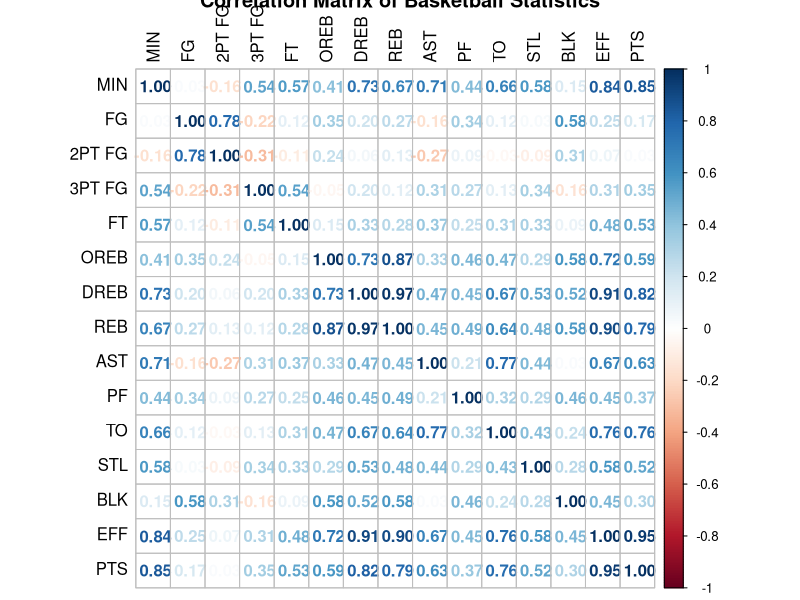
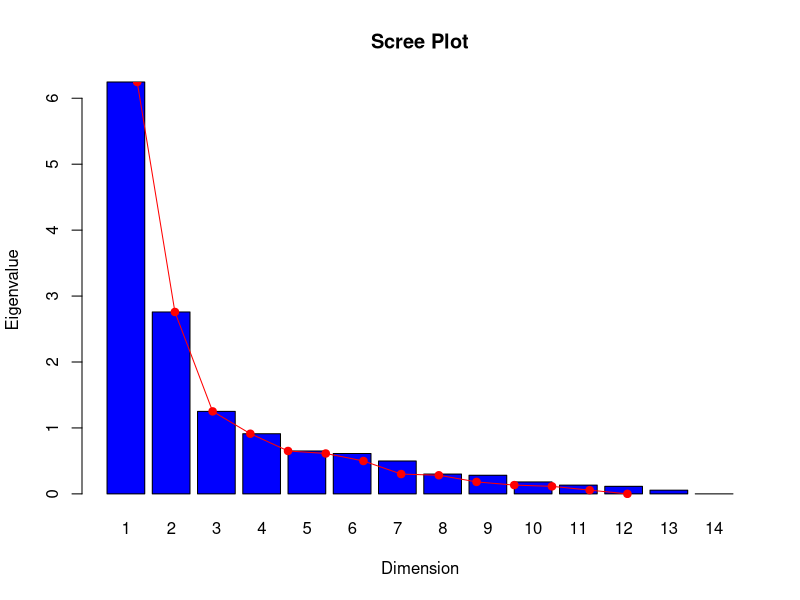
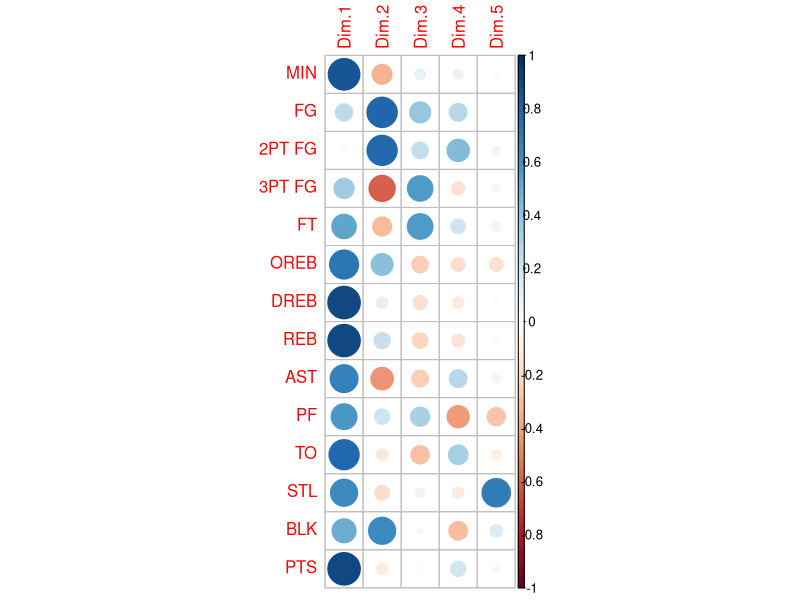
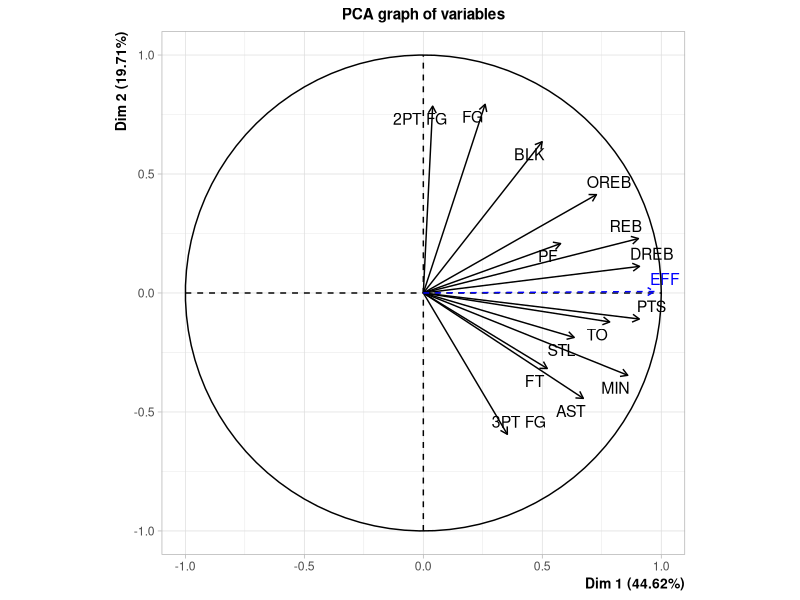
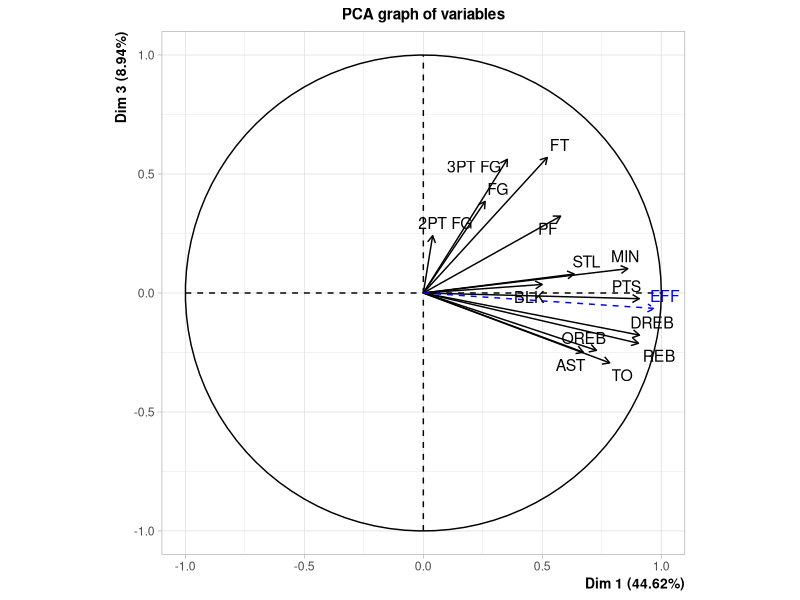
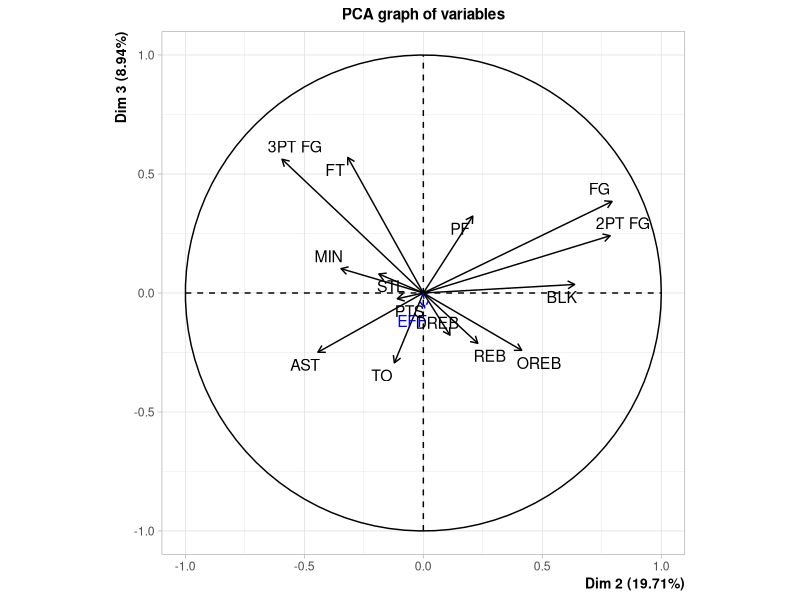
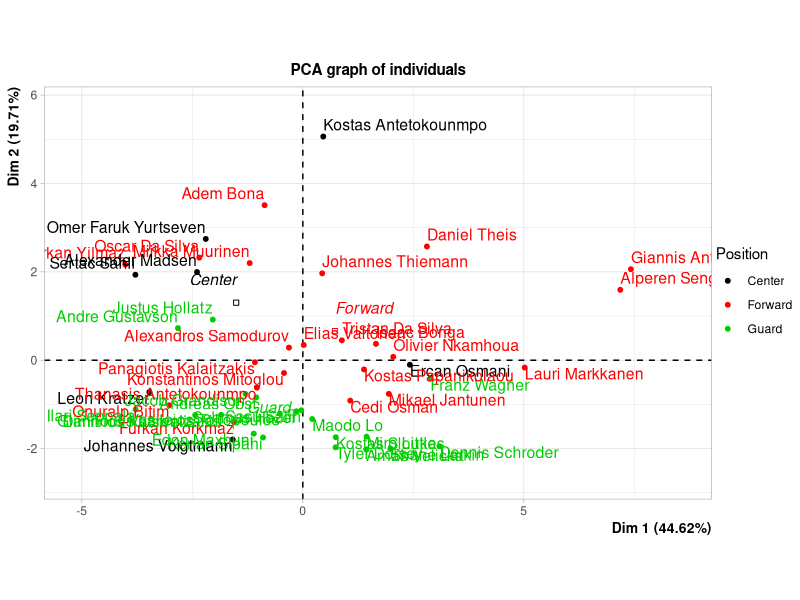
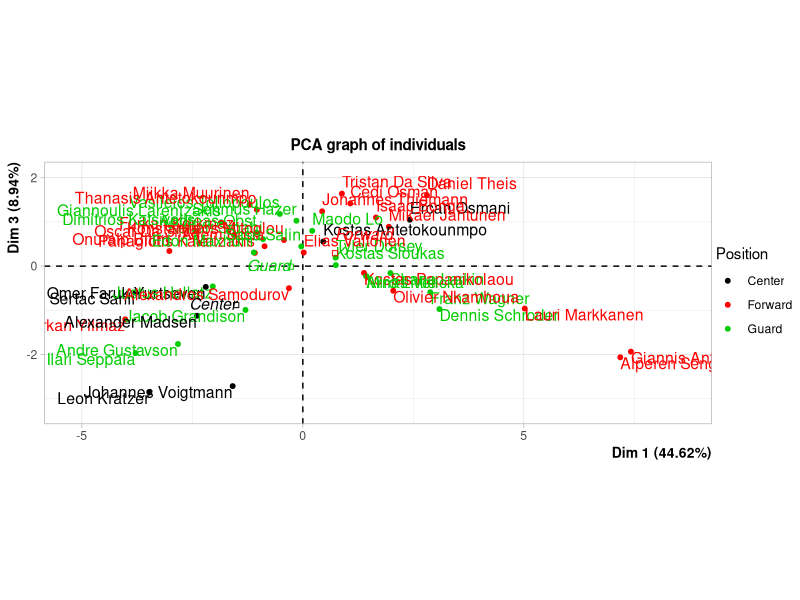

Recreate these plots in R, in order. (Note: this script raises an error after producing the figures.)
## ---- chunk 1
options(contrasts=c("contr.treatment","contr.treatment"))

if(!is.null(dev.list())) dev.off()
rm(list = ls())

library(readxl)
library(corrplot)
library(FactoMineR)
library(cluster)
library(ggplot2)
## ---- chunk 2
df <- read_excel("data_Eurobasket_2025.xlsx")

df <- as.data.frame(df)

rownames(df) <- df$PLAYER

df <- df[,-1] # remove player column after setting it as a rowname
## ---- chunk 3
summary(df)

df$Team <- as.factor(df$Team)

df$Position <- as.factor(df$Position)

str(df)
## ---- chunk 4
requested_var <- c("Position", "MIN", "FG", "2PT FG", "3PT FG", "FT", "OREB", "DREB", "REB", "AST", "PF", "TO", "STL", "BLK", "EFF", "PTS")

df_subset <- df[,requested_var]

cor_matrix <- cor(df_subset[,-1])

corrplot(cor_matrix, method = "number", tl.col = "black", title = "Correlation Matrix of Basketball Statistics")
## ---- chunk 5
eff_idx <- which(colnames(df_subset) == "EFF")
pos_idx <- which(colnames(df_subset) == "Position")

res.pca <- PCA(df_subset,
           scale.unit = TRUE,
           quali.sup  = pos_idx,
           quanti.sup = eff_idx,
           graph = FALSE)
## ---- chunk 6
res.pca$eig

barplot(res.pca$eig[,1], names.arg = 1:14, main = "Scree Plot", xlab = "Dimension", ylab = "Eigenvalue", col = "blue")
lines(res.pca$eig[,1], type = "o", col = "red", pch = 19)

res.pca$var$coord
corrplot(res.pca$var$coord)
## ---- chunk 7
plot.PCA(res.pca, choix = "var", axes = c(1, 2))
plot.PCA(res.pca, choix = "var", axes = c(1, 3))
plot.PCA(res.pca, choix = "var", axes = c(2, 3))
## ---- chunk 8
# Color individuals by Position for interpretation (habillage = col index of the qualitative sup variable)
plot.PCA(res.pca, choix = "ind", axes = c(1, 2), habillage = 1)
plot.PCA(res.pca, choix = "ind", axes = c(1, 3), habillage = 1)
plot.PCA(res.pca, choix = "ind", axes = c(2, 3), habillage = 1)
## ---- chunk 9
ds_eu <- dist(scale(df_subset[,-1]), method = "euclidean")

res.mds.eu <- cmdscale(ds_eu, eig = TRUE, k = 2)

res.mds.eu$GOF
res.mds.eu$eig

plot(1:length(res.mds.eu$eig), res.mds.eu$eig, 
     type = "b",
     xlab = "Dimension", 
     ylab = "Eigenvalue",
     main = "Scree Plot")


x <- res.mds.eu$points[,1]
y <- res.mds.eu$points[,2]
plot(x, y, xlab="Coordinate 1", ylab="Coordinate 2",
     main="Individual plot using the first two coordinates with Euclidian distance", type="n")
text(x, y, labels = row.names(df_subset), cex=.7)


# Rotation to align with the PCA
rot_mat <- matrix(c(-1, 0, 0, -1), nrow = 2, byrow = TRUE)
eu_rot <- res.mds.eu$points %*% rot_mat

x <- eu_rot[,1]
y <- eu_rot[,2]
plot(x, y, xlab="Coordinate 1", ylab="Coordinate 2",
     main="Individual plot using the first two coordinates with rotation and Euclidian distance", type="n")
text(x, y, labels = row.names(df_subset), cex=.7)
## ---- chunk 10
ds_gw <- daisy(df_subset, metric = "gower")

res.mds.gw <- cmdscale(ds_gw, eig = TRUE, k = 2)

res.mds.gw$GOF
res.mds.gw$eig

plot(1:length(res.mds.gw$eig), res.mds.gw$eig, 
     type = "b",
     xlab = "Dimension", 
     ylab = "Eigenvalue",
     main = "Scree Plot")

## ---- chunk 11
x <- res.mds.gw$points[,1]
y <- res.mds.gw$points[,2]
plot(x, y, xlab="Coordinate 1", ylab="Coordinate 2",
     main="Individual plot using the first two coordinates with Gower distance", type="n")
text(x, y, labels = row.names(df_subset), cex=.7)


# Rotation to align with the PCA
rot_mat <- matrix(c(-1, 0, 0, 1), nrow = 2, byrow = TRUE)
gw_rot <- res.mds.gw$points %*% rot_mat

x <- gw_rot[,1]
y <- gw_rot[,2]
plot(x, y, xlab="Coordinate 1", ylab="Coordinate 2",
     main="Individual plot using the first two coordinates with rotation and Gower distance", type="n")
text(x, y, labels = row.names(df_subset), cex=.7)
## ---- chunk 12
# Euclidian df
mds_eu_coords <- as.data.frame(eu_rot)
colnames(mds_eu_coords) <- c("Dim1", "Dim2")
mds_eu_coords$Player <- rownames(df_subset)
mds_eu_coords$Position <- df_subset$Position
mds_eu_coords$EFF <- df_subset$EFF
mds_eu_coords$PTS <- df_subset$PTS
mds_eu_coords$MIN <- df_subset$MIN
mds_eu_coords$`3PT FG` <- df_subset$`3PT FG`
mds_eu_coords$`2PT FG` <- df_subset$`2PT FG`

# Gower df
mds_gw_coords <- as.data.frame(gw_rot)
colnames(mds_gw_coords) <- c("Dim1", "Dim2")
mds_gw_coords$Player <- rownames(df_subset)
mds_gw_coords$Position <- df_subset$Position
mds_gw_coords$EFF <- df_subset$EFF
mds_gw_coords$PTS <- df_subset$PTS
mds_gw_coords$MIN <- df_subset$MIN
mds_gw_coords$`3PT FG` <- df_subset$`3PT FG`
mds_gw_coords$`2PT FG` <- df_subset$`2PT FG`
## ---- chunk 13
ggplot(mds_eu_coords, aes(x = Dim1, y = Dim2, color = Position, label = Player)) +
  geom_point(size = 3, alpha = 0.8) +
  geom_text_repel(size = 3, max.overlaps = 25) +
  labs(title = "MDS (Euclidean distance): Player Position",
       x = "Coordinate 1", y = "Coordinate 2", color = "Position") +
  theme_minimal()

ggplot(mds_gw_coords, aes(x = Dim1, y = Dim2, color = Position, label = Player)) +
  geom_point(size = 3, alpha = 0.8) +
  geom_text_repel(size = 3, max.overlaps = 25) +
  labs(title = "MDS (Gower distance): Player Position",
       x = "Coordinate 1", y = "Coordinate 2", color = "Position") +
  theme_minimal()
## ---- chunk 14
ggplot(mds_eu_coords, aes(x = Dim1, y = Dim2, color = EFF, label = Player)) +
  geom_point(size = 3, alpha = 0.8) +
  geom_text_repel(size = 3, max.overlaps = 25) +
  scale_color_gradient(low = "lightgreen", high = "darkgreen") +
  labs(title = "MDS (Euclidean distance): Efficiency (EFF)",
       x = "Coordinate 1", y = "Coordinate 2", color = "EFF") +
  theme_minimal()

ggplot(mds_gw_coords, aes(x = Dim1, y = Dim2, color = EFF, label = Player)) +
  geom_point(size = 3, alpha = 0.8) +
  geom_text_repel(size = 3, max.overlaps = 25) +
  scale_color_gradient(low = "lightgreen", high = "darkgreen") +
  labs(title = "MDS (Gower distance): Efficiency (EFF)",
       x = "Coordinate 1", y = "Coordinate 2", color = "EFF") +
  theme_minimal()
## ---- chunk 15
ggplot(mds_eu_coords, aes(x = Dim1, y = Dim2, color = PTS, size = MIN, label = Player)) +
  geom_point(alpha = 0.8) +
  geom_text_repel(size = 3, max.overlaps = 25) +
  scale_color_gradient(low = "lightpink", high = "red") +
  labs(title = "MDS (Euclidean distance): PTS (color) and MIN (size)",
       x = "Coordinate 1", y = "Coordinate 2", color = "PTS", size = "MIN") +
  theme_minimal()

ggplot(mds_gw_coords, aes(x = Dim1, y = Dim2, color = PTS, size = MIN, label = Player)) +
    geom_point(alpha = 0.8) +
  geom_text_repel(size = 3, max.overlaps = 25) +
  scale_color_gradient(low = "lightpink", high = "red") +
  labs(title = "MDS (Gower distance): PTS (color) and MIN (size)",
       x = "Coordinate 1", y = "Coordinate 2", color = "PTS", size = "MIN") +
  theme_minimal()
## ---- chunk 16
ggplot(mds_eu_coords, aes(x = Dim1, y = Dim2, color = `2PT FG`, size = `3PT FG`, label = Player)) +
  geom_point(alpha = 0.8) +
  geom_text_repel(size = 3, max.overlaps = 25) +
  scale_color_gradient(low = "lightblue", high = "darkblue") +
  labs(title = "MDS (Euclidean distance): 2PT (color) and 3PT (size)",
       x = "Coordinate 1", y = "Coordinate 2", color = "2PT FG", size = "3PT FG") +
  theme_minimal()

ggplot(mds_gw_coords, aes(x = Dim1, y = Dim2, color = `2PT FG`, size = `3PT FG`, label = Player)) +
  geom_point(alpha = 0.8) +
  geom_text_repel(size = 3, max.overlaps = 25) +
  scale_color_gradient(low = "lightblue", high = "darkblue") +
  labs(title = "MDS (Gower distance): 2PT (color) and 3PT (size)",
       x = "Coordinate 1", y = "Coordinate 2", color = "2PT FG", size = "3PT FG") +
  theme_minimal()
## ---- chunk 17
df_binary <- df_subset

binary <- function(x){
  ifelse(x > mean(x), "over_average", "below_average")
}

for(col in names(df_subset[,-1])) {
  df_binary[[col]] <- as.factor(binary(df_subset[[col]]))
}

summary(df_binary)
## ---- chunk 18
res.mca <- MCA(df_binary)

res.mca$eig
barplot(res.mca$eig[,1], main="Eigenvalues", names.arg=1:nrow(res.mca$eig))
abline(h = 1/17, col = "red")

res.mca$var$coord

res.mca$var
dimdesc(res.mca)


plot(res.mca,choix="var",title="Graph of the variables dim 1 vs 2")
plot(res.mca,choix="var",axes=c(2,3),title="Graph of the variables dim 2 vs 3")

# Exploring dimension 1

plot(res.mca,invisible=c("ind"),col.var=c(c("blue", "deepskyblue", "lightblue"), rep(c("black", "red"), 15)),title="Graph of the over/below average performance")

plot(res.mca,col.ind="green",col.var=c(c("blue", "deepskyblue", "lightblue"), rep(c("black", "red"), 15)),title="Graph of the over/below average performance with individuals")

sort(res.mca$ind$coord[, 1], decreasing = TRUE)[1:5]
sort(res.mca$ind$coord[, 1], decreasing = FALSE)[1:5]

# Exploring dimension 2

plot(res.mca,invisible=c("ind"),col.var=c(c("blue", "purple", "red"), rep("black",30)),title="Graph of the playing style performance")

plot(res.mca,col.ind="green",col.var=c(c("blue", "purple", "red"), rep("black",30)),title="Graph of the playing style performance with individuals")

# Exploring dimension 3

plot(res.mca,invisible=c("ind"),col.var=c(c("blue", "purple", "red"), rep("black",30)),axes=c(2,3),title="Graph of the playing style performance")

plot(res.mca,col.ind="green",col.var=c(c("blue", "purple", "red"), rep("black",30)),axes=c(1,3),title="Graph of the playing style performance")
## ---- chunk 19
# Position as a suplementary variable
df_binary$EFF <- NULL
df_binary$EFF <- df_subset$EFF
res.mca.extra <- MCA(df_binary, quali.sup=1, quanti.sup = 16)

summary(res.mca.extra)

barplot(res.mca.extra$eig[,1], main="Eigenvalues extra MCA", names.arg=1:nrow(res.mca.extra$eig))
abline(h = 1/14, col = "red")

res.mca.extra$var$coord

res.mca.extra$var

plot(res.mca.extra,invisible=c("ind"),col.var=c(rep(c("blue", "red"), 15)),title="Graph of the over/below average performance of the extra MCA")
